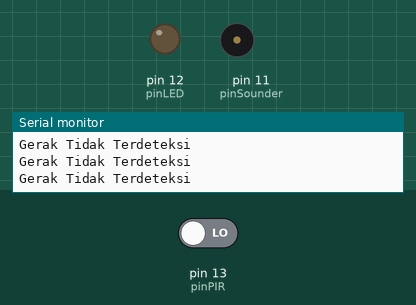
The sketch below on a simulated Arduino Uno, built with avr-gcc and run on an emulated ATmega328P. On the bench: output pins drawn as LEDs (lit = HIGH), buzzer (waves = sounding), the last lines printed to the serial monitor. Inputs (shaded band) come from the test bench; at power-on: pin 13 (pinPIR) LOW.

Above: at 1.2 s.
1.3 s: pin 13 (pinPIR) driven HIGH
At 2.1 s:
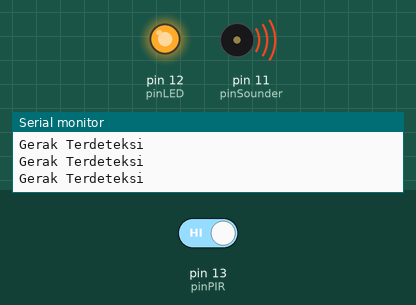
2.9 s: pin 13 (pinPIR) driven LOW
At 3.4 s:
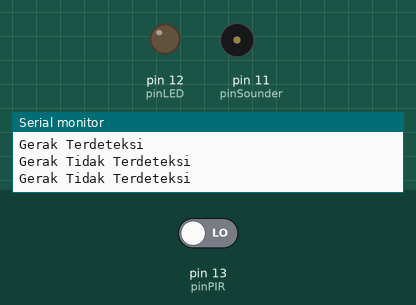
Timing chart, 0 to 5.9 s (numbered marks = the images above; inputs shaded):
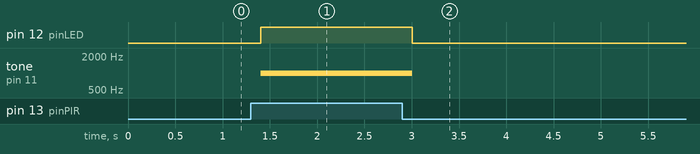

Measured:
- after the input at 1.3 s, pin 12 (pinLED): LOW → HIGH after 0.10 s; tone on pin 11 (pinSounder): silent → 1000 Hz after 0.10 s
- after the input at 2.9 s, pin 12 (pinLED): HIGH → LOW after 0.10 s; tone on pin 11 (pinSounder): 1000 Hz → silent after 0.10 s

The sketch:

modul14.ino
```cpp
int pinPIR = 13;
int pinLED = 12;
int pinSounder = 11;
int value = 0;

void setup() {
  pinMode(pinPIR, INPUT);
  pinMode(pinLED, OUTPUT);
  pinMode(pinSounder, OUTPUT);
  Serial.begin(9600);

}

void loop() {
  value = digitalRead(pinPIR);
  if (value == HIGH)
    {
      digitalWrite(pinLED, HIGH);
      tone(pinSounder, 1000);
      Serial.println("Gerak Terdeteksi");
      delay(200);
    }
  else
  {
    digitalWrite(pinLED, LOW);
    noTone(pinSounder);
    Serial.println("Gerak Tidak Terdeteksi");
    delay(200);
  }
}
```
